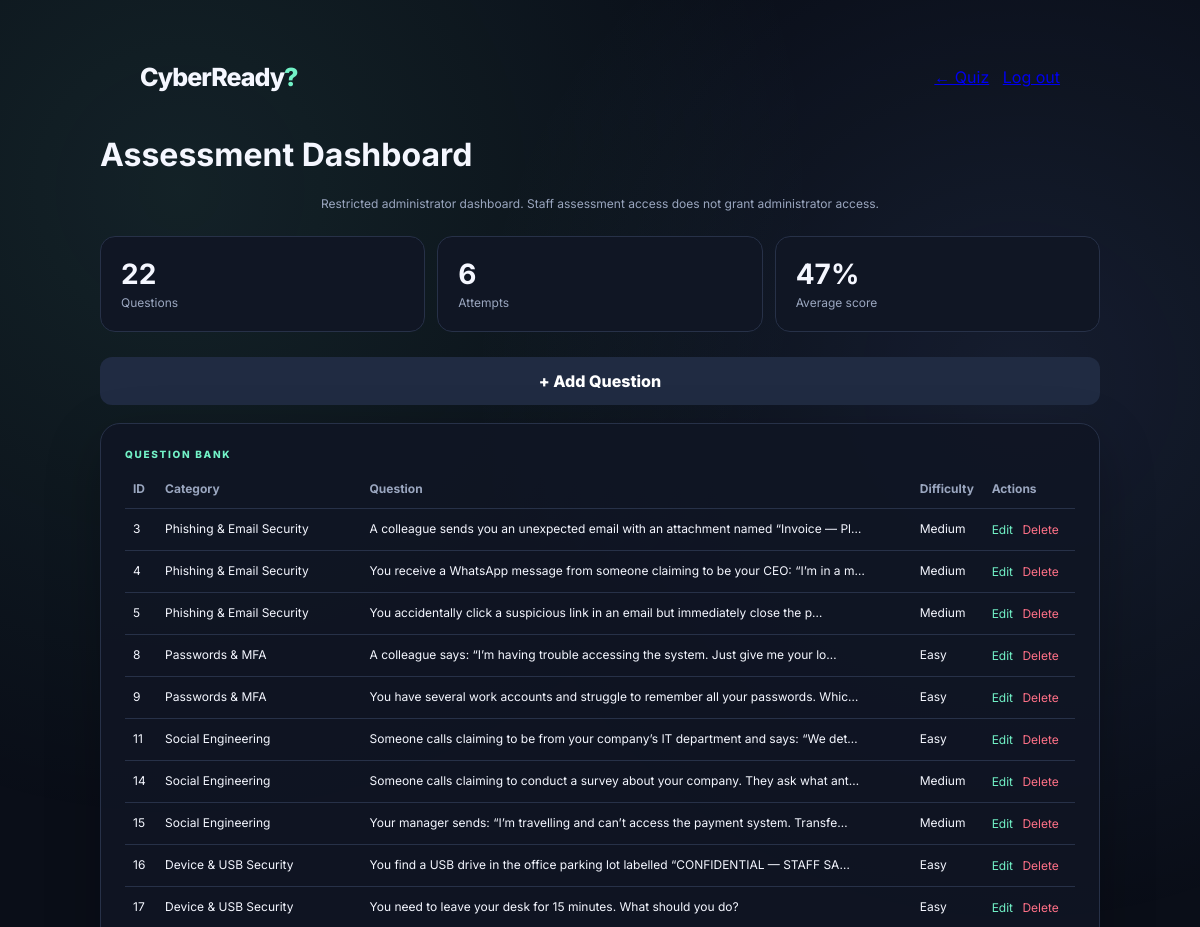
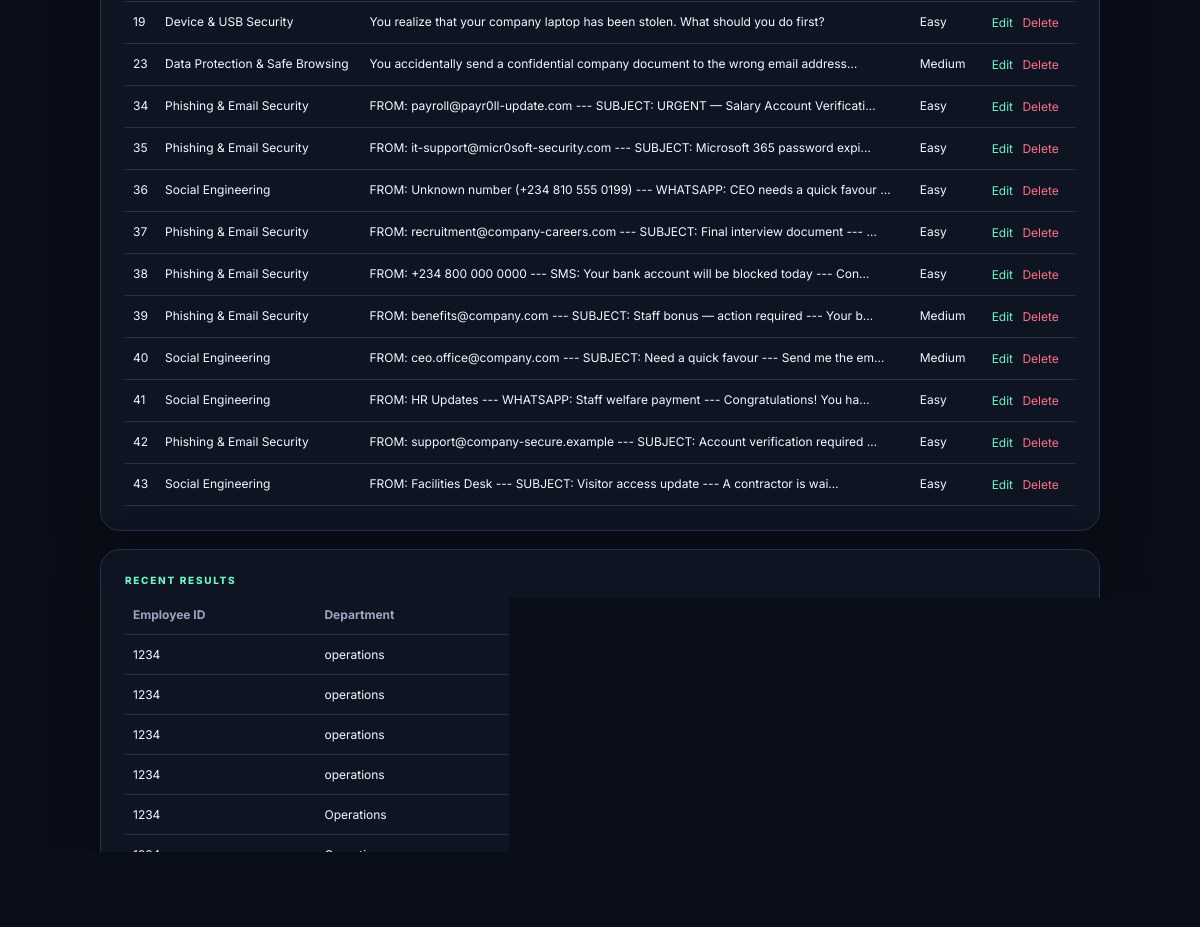
/admin (signed in), run on the app's committed database (2 pictures, top to bottom).
### tables this page shows
CREATE TABLE questions (
    id INTEGER PRIMARY KEY AUTOINCREMENT,
    category TEXT NOT NULL,
    question TEXT NOT NULL,
    option_a TEXT NOT NULL,
    option_b TEXT NOT NULL,
    option_c TEXT NOT NULL,
    option_d TEXT NOT NULL,
    correct_answer TEXT NOT NULL,
    explanation TEXT NOT NULL,
    difficulty TEXT NOT NULL DEFAULT 'Medium',
    mode TEXT NOT NULL DEFAULT 'challenge',
    created_at TEXT NOT NULL
);

CREATE TABLE results (
    id INTEGER PRIMARY KEY AUTOINCREMENT,
    employee_id TEXT NOT NULL,
    department TEXT NOT NULL,
    mode TEXT NOT NULL,
    score INTEGER NOT NULL,
    total INTEGER NOT NULL,
    percentage REAL NOT NULL,
    category_scores TEXT,
    completed_at TEXT NOT NULL
);

### app.py (the view)
@app.route("/admin")
@admin_required
def admin():
    conn = get_db()
    questions = conn.execute("SELECT * FROM questions ORDER BY id").fetchall()
    results = conn.execute("SELECT * FROM results ORDER BY id DESC").fetchall()
    conn.close()
    return render_template("admin.html", questions=questions, results=results)

### app.py (called while the page is built)
def get_db():
    conn = sqlite3.connect(DB_PATH)
    conn.row_factory = sqlite3.Row
    return conn

def admin_required(view):
    @wraps(view)
    def wrapped(*args, **kwargs):
        if not session.get("is_admin"):
            return redirect(url_for("admin_login"))
        return view(*args, **kwargs)
    return wrapped

### templates/admin.html (shortened to what this page needs)
<!doctype html>
<html lang="en">
<head>
<title>CyberReady? — Admin</title><link rel="stylesheet" href="{{ url_for('static', filename='css/style.css') }}">
</head>
<body>
<div class="shell admin-shell">
  <div class="topline"><div class="brand mini">CyberReady<span class="q">?</span></div><div><a href="{{ url_for('index') }}">← Quiz</a> &nbsp; <a href="{{ url_for('admin_logout') }}">Log out</a></div></div>
  <h1>Assessment Dashboard</h1>
  <p class="muted">Restricted administrator dashboard. Staff assessment access does not grant administrator access.</p>
  <div class="stats">
    <div class="stat"><b>{{ questions|length }}</b><span>Questions</span></div>
    <div class="stat"><b>{{ results|length }}</b><span>Attempts</span></div>
    <div class="stat"><b>{{ (results|map(attribute='percentage')|list|sum / results|length)|round|int if results else 0 }}%</b><span>Average score</span></div>
  </div>
  <div class="admin-actions"><a class="secondary button-link" href="{{ url_for('add_question') }}">+ Add Question</a></div>
  <div class="card table-card">
    <div class="eyebrow">QUESTION BANK</div>
    <table><thead><tr><th>ID</th><th>Category</th><th>Question</th><th>Difficulty</th><th>Actions</th></tr></thead>
    <tbody>
    {% for q in questions %}
      <tr><td>{{ q["id"] }}</td><td>{{ q["category"] }}</td><td>{{ q["question"][:80] }}{% if q["question"]|length > 80 %}…{% endif %}</td><td>{{ q["difficulty"] }}</td>
      <td><a href="{{ url_for('edit_question', qid=q['id']) }}">Edit</a>
      <form method="post" action="{{ url_for('delete_question', qid=q['id']) }}" class="inline" onsubmit="return confirm('Delete this question?')"><button>Delete</button></form></td></tr>
    {% endfor %}
    </tbody></table>
  </div>
  <div class="card table-card">
    <div class="eyebrow">RECENT RESULTS</div>
    <table><thead><tr><th>Employee ID</th><th>Department</th><th>Mode</th><th>Score</th><th>Date</th></tr></thead>
    <tbody>{% for r in results %}<tr><td>{{ r["employee_id"] }}</td><td>{{ r["department"] }}</td><td>{{ r["mode"] }}</td><td>{{ r["percentage"]|round|int }}%</td><td>{{ r["completed_at"] }}</td></tr>{% endfor %}</tbody></table>
  </div>
</div>
</body></html>

### static/css/style.css (style rules this page uses)
:root { --bg:#080b14;--panel:#101624;--panel2:#151c2e;--text:#f5f7ff;--muted:#9aa6bf; --accent:#72f2c7;--accent2:#7aa7ff;--danger:#ff7187;--line:#273148; --shadow:0 18px 55px rgba(0,0,0,.24); }
* { box-sizing:border-box }
html { scroll-behavior:smooth }
body { margin:0;font-family:Inter,system-ui,sans-serif;background:#0a0e18;color:var(--text);min-height:100vh }
body:before { content:"";position:fixed;inset:0;pointer-events:none;background:radial-gradient(circle at 15% 10%,rgba(114,242,199,.09),transparent 32%),radial-gradient(circle at 85% 20%,rgba(122,167,255,.10),transparent 30%);z-index:-1 }
button,input,textarea,select { font:inherit }
.shell { width:min(1000px,92%);margin:0 auto;padding:40px 0 70px }
.brand { font-size:42px;font-weight:800;letter-spacing:-2px }
.brand.mini { font-size:25px;letter-spacing:-1px }
.q { color:var(--accent) }
.card { background:rgba(16,22,36,.9);border:1px solid var(--line);border-radius:20px;padding:24px;box-shadow:var(--shadow) }
.primary,.secondary { border:0;border-radius:12px;padding:14px 18px;font-weight:800;cursor:pointer;text-decoration:none;display:inline-flex;align-items:center;justify-content:center;gap:10px;text-align:center;transition:transform .18s ease,box-shadow .18s ease,filter .18s ease }
.secondary { background:#202b42;color:#fff }
.button-link { display:flex }
.tiny,.muted { color:var(--muted);font-size:12px;text-align:center }
.topbar,.topline { width:min(1000px,92%);margin:0 auto;padding:22px 0;display:flex;justify-content:space-between;align-items:center }
.eyebrow { font-size:10px;letter-spacing:1.7px;color:var(--accent);font-weight:800;margin-bottom:9px }
.stats { display:grid;grid-template-columns:repeat(3,1fr);gap:12px;margin:25px 0 }
.stat { background:#101624;border:1px solid var(--line);padding:20px;border-radius:15px }
.stat b { display:block;font-size:28px }
.stat span { color:var(--muted);font-size:12px }
.admin-actions { margin:15px 0 }
.table-card { overflow:auto;margin-top:18px }
table { width:100%;border-collapse:collapse;font-size:12px }
th,td { text-align:left;border-bottom:1px solid var(--line);padding:12px 8px;vertical-align:top }
th { color:#9aa6bf }
td a { color:var(--accent);text-decoration:none }
.inline { display:inline }
.inline button { background:none;border:0;color:var(--danger);cursor:pointer }

### data on the page
questions: id "3", category "Phishing & Email Security", question "A colleague sends you an unexpected email with an attachment named “Invoice — Pl", difficulty "Medium"
questions: id "4", category "Phishing & Email Security", question "You receive a WhatsApp message from someone claiming to be your CEO: “I’m in a m", difficulty "Medium"
questions: id "5", category "Phishing & Email Security", question "You accidentally click a suspicious link in an email but immediately close the p", difficulty "Medium"
questions: id "8", category "Passwords & MFA", question "A colleague says: “I’m having trouble accessing the system. Just give me your lo", difficulty "Easy"
questions: id "9", category "Passwords & MFA", question "You have several work accounts and struggle to remember all your passwords. Whic", difficulty "Easy"
questions: id "11", category "Social Engineering", question "Someone calls claiming to be from your company’s IT department and says: “We det", difficulty "Easy"
questions: id "14", category "Social Engineering", question "Someone calls claiming to conduct a survey about your company. They ask what ant", difficulty "Medium"
questions: id "15", category "Social Engineering", question "Your manager sends: “I’m travelling and can’t access the payment system. Transfe", difficulty "Medium"
questions: id "16", category "Device & USB Security", question "You find a USB drive in the office parking lot labelled “CONFIDENTIAL — STAFF SA", difficulty "Easy"
questions: id "17", category "Device & USB Security", question "You need to leave your desk for 15 minutes. What should you do?", difficulty "Easy"
questions: id "19", category "Device & USB Security", question "You realize that your company laptop has been stolen. What should you do first?", difficulty "Easy"
questions: id "23", category "Data Protection & Safe Browsing", question "You accidentally send a confidential company document to the wrong email address", difficulty "Medium"
questions: id "34", category "Phishing & Email Security", question "FROM: payroll@payr0ll-update.com --- SUBJECT: URGENT — Salary Account Verificati", difficulty "Easy"
questions: id "35", category "Phishing & Email Security", question "FROM: it-support@micr0soft-security.com --- SUBJECT: Microsoft 365 password expi", difficulty "Easy"
questions: id "36", category "Social Engineering", question "FROM: Unknown number (+234 810 555 0199) --- WHATSAPP: CEO needs a quick favour", difficulty "Easy"
questions: id "37", category "Phishing & Email Security", question "FROM: recruitment@company-careers.com --- SUBJECT: Final interview document ---", difficulty "Easy"
questions: id "38", category "Phishing & Email Security", question "FROM: +234 800 000 0000 --- SMS: Your bank account will be blocked today --- Con", difficulty "Easy"
questions: id "39", category "Phishing & Email Security", question "FROM: benefits@company.com --- SUBJECT: Staff bonus — action required --- Your b", difficulty "Medium"
questions: id "40", category "Social Engineering", question "FROM: ceo.office@company.com --- SUBJECT: Need a quick favour --- Send me the em", difficulty "Medium"
questions: id "41", category "Social Engineering", question "FROM: HR Updates --- WHATSAPP: Staff welfare payment --- Congratulations! You ha", difficulty "Easy"
questions: id "42", category "Phishing & Email Security", question "FROM: support@company-secure.example --- SUBJECT: Account verification required", difficulty "Easy"
questions: id "43", category "Social Engineering", question "FROM: Facilities Desk --- SUBJECT: Visitor access update --- A contractor is wai", difficulty "Easy"
results: employee_id "1234", department "operations"
results: employee_id "1234", department "operations"
results: employee_id "1234", department "operations"
results: employee_id "1234", department "operations"
results: employee_id "1234", department "Operations"
results: employee_id "1234", department "Operations"

### other printed values
{{ questions|length }} "22"
{{ results|length }} "6"
